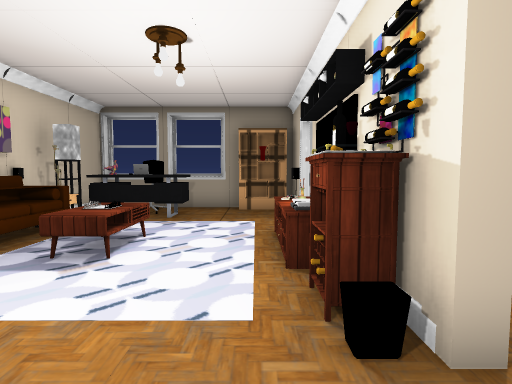
view 1 (above)

17 first-person views from a walk through a 3-D level made in the Unity game engine. The camera is 1.4 m above the floor, tilts 4° down and sees 80° across. The floor is counted in squares, 1 m on a side. Each view is taken from the middle of a square. On the plan, view 1 faces up. The plan holds only what a view shows up to about 14 squares ahead; the rest is blank. Door leaves are left out, so doorways stand open. Some surface patterns are stand-ins.

view 2
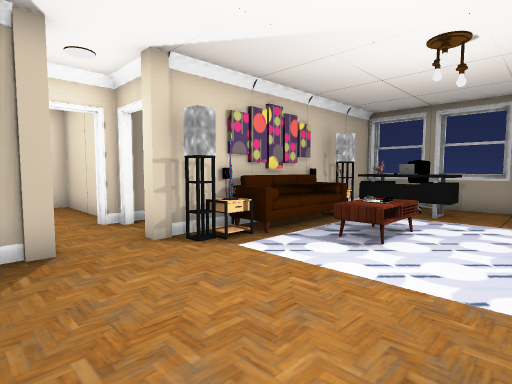

view 3
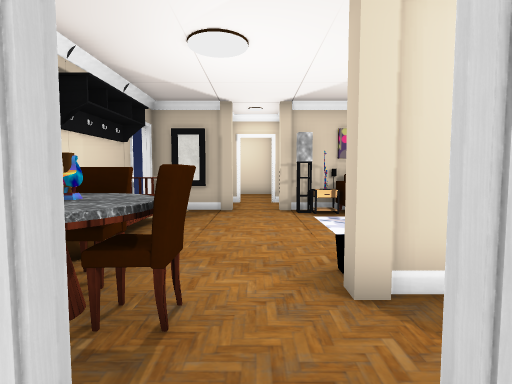

view 4
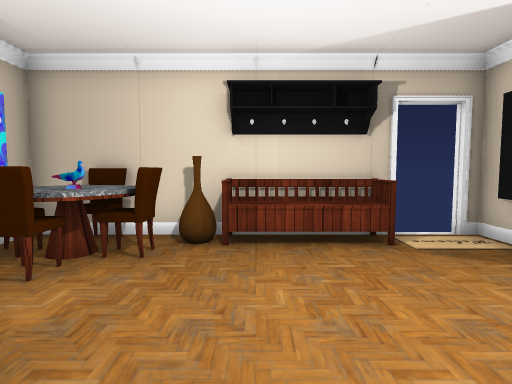

view 5
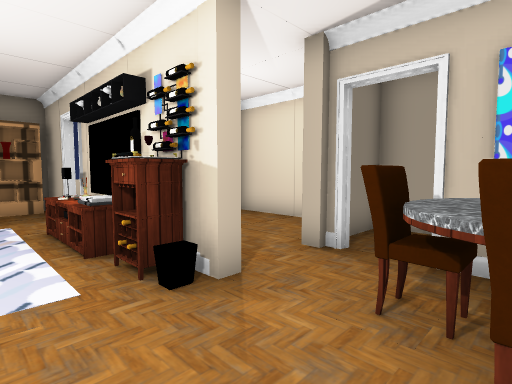

view 6
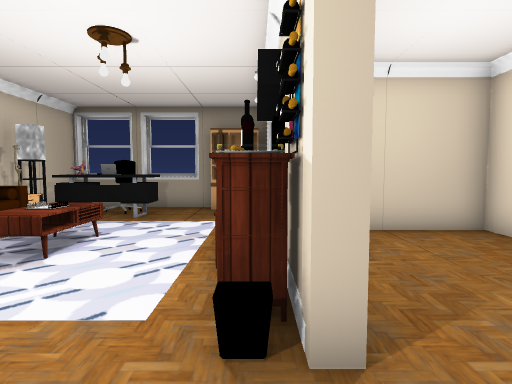

view 7
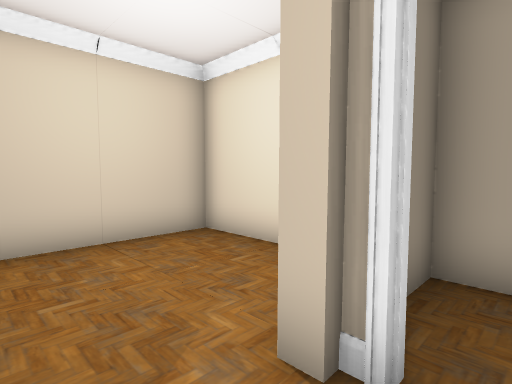

view 8
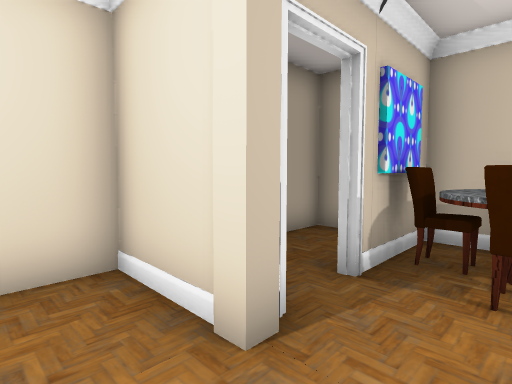

view 9
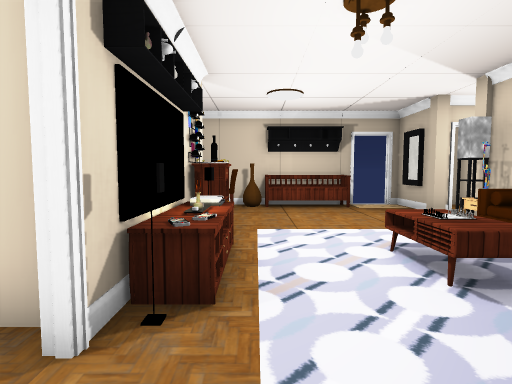

view 10
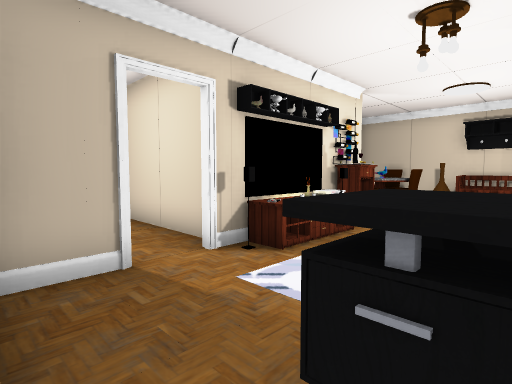

view 11
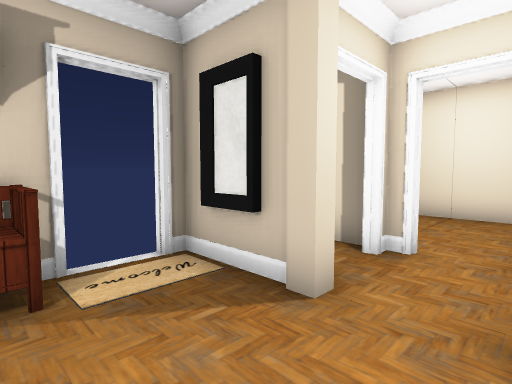

view 12
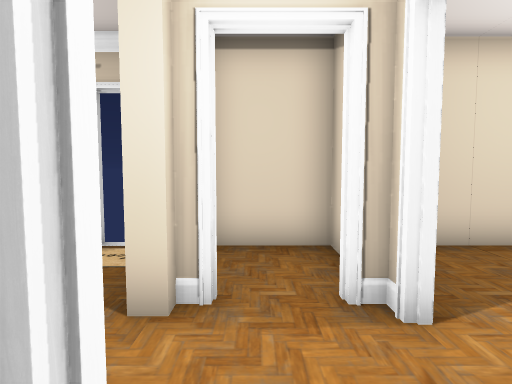

view 13
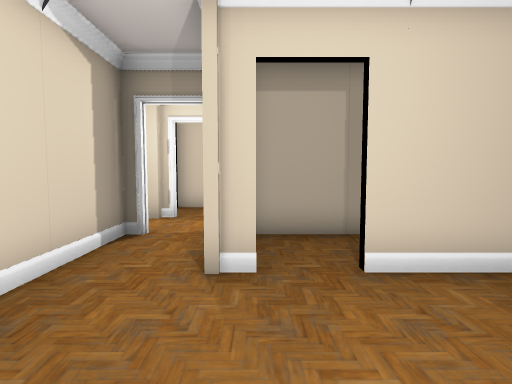

view 14
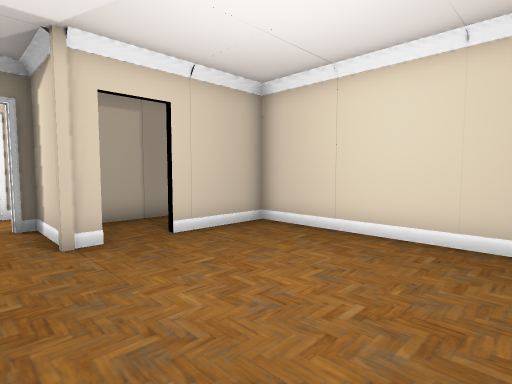

view 15
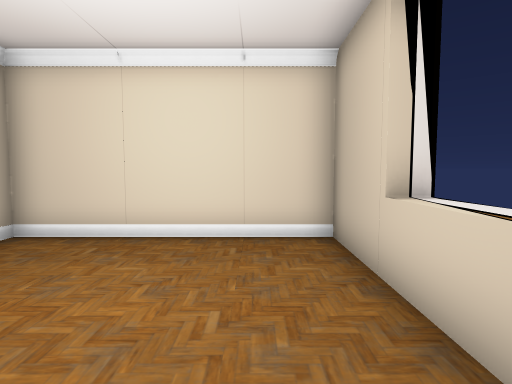

view 16
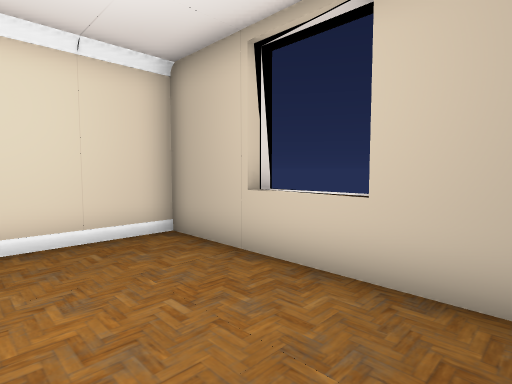

view 17
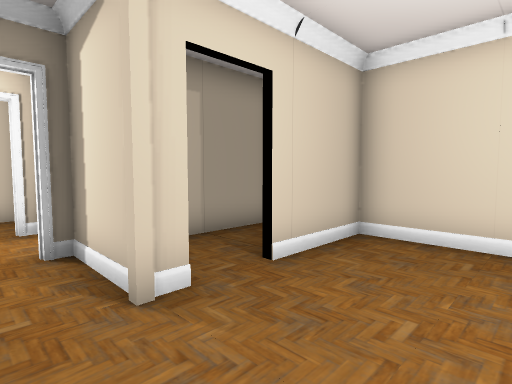

### Floor plan
Key: @ floor where view 1 was taken; # wall or solid block; . floor; D open door; = window, fence, low wall or low ledge; ^ raised ledge; S shelf; F sofa; T table; C console; P pillar; H chair; M mirror; B bench; A vase; O other object.
Columns run from 14 left of view 1 to 7 right of it. Each row starts with its distance up from view 1.
 12 ####^^######=####
 11 #.......# O...SS#
 10 #.......# OO...##
  9 #.......##O^^..D#
  8 #.......#O   ..DD
  7 #.......#O    .O######
  6 #.......#F.TT .O.....#
  5 ####.#P.#F.TT .C.....#
  4    ..#..#T.  ..#.....#
  3   ...#..#T..... .....#
  2 ######DDP......PP.P###
  1 #....DD...........D..#
  0 #....#DDP.....@.HT#. #
 -1 #....#..M......HTH#..#
 -2    ..#..#..BBBATHT#..#
 -3   #######DD###########

Where each view was taken, in squares from view 1:
view 1: 0 up, 0 right, facing up
view 2: 1 down, 0 right, facing up-left
view 3: 1 up, 5 right, facing left
view 4: 4 up, 1 left, facing down
view 5: 1 down, 1 left, facing up-right
view 6: 0 up, 1 right, facing up
view 7: 1 up, 2 right, facing up-right
view 8: 4 up, 2 right, facing down-right
view 9: 10 up, 0 right, facing down
view 10: 11 up, 3 left, facing down-right
view 11: 2 up, 3 left, facing down-left
view 12: 3 up, 7 left, facing down
view 13: 9 up, 9 left, facing down
view 14: 11 up, 7 left, facing down-left
view 15: 10 up, 7 left, facing left
view 16: 8 up, 7 left, facing up-left
view 17: 8 up, 7 left, facing down-left
